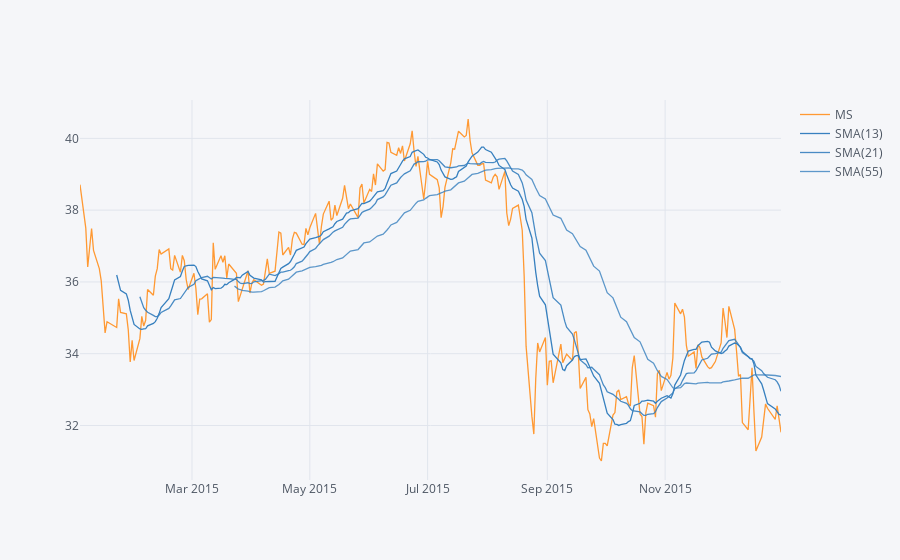

This figure's notebook cell:
### Markdown cell above
** Use .ta_plot(study='sma') to create a Simple Moving Averages plot of Morgan Stanley for the year 2015.**

### Code cell
df2[df2.index.year==2015]['MS'].ta_plot(study='sma',periods=[13,21,55])

### Figure 1 — Plotly figure (JSON) as saved in the notebook; plotly's stock layout.template omitted (floating-point values rounded to 4 significant figures; data arrays with more than 128 entries replaced by an {"elided": "..."} marker saying what was removed)
{"data": [{"line": {"color": "rgba(255, 153, 51, 1.0)", "dash": "solid", "shape": "linear", "width": 1.3}, "mode": "lines", "name": "MS", "text": "", "type": "scatter", "x": {"elided": "252 str values"}, "y": {"elided": "252 float values"}}, {"line": {"color": "rgba(55, 128, 191, 1.0)", "dash": "solid", "shape": "linear", "width": 1.3}, "mode": "lines", "name": "SMA(13)", "text": "", "type": "scatter", "x": {"elided": "252 str values"}, "y": {"elided": "252 mixed values"}}, {"line": {"color": "rgba(55, 128, 191, 0.8999999999999999)", "dash": "solid", "shape": "linear", "width": 1.3}, "mode": "lines", "name": "SMA(21)", "text": "", "type": "scatter", "x": {"elided": "252 str values"}, "y": {"elided": "252 mixed values"}}, {"line": {"color": "rgba(55, 128, 191, 0.7999999999999998)", "dash": "solid", "shape": "linear", "width": 1.3}, "mode": "lines", "name": "SMA(55)", "text": "", "type": "scatter", "x": {"elided": "252 str values"}, "y": {"elided": "252 mixed values"}}], "layout": {"legend": {"bgcolor": "#F5F6F9", "font": {"color": "#4D5663"}}, "paper_bgcolor": "#F5F6F9", "plot_bgcolor": "#F5F6F9", "title": {"font": {"color": "#4D5663"}}, "xaxis": {"gridcolor": "#E1E5ED", "showgrid": true, "tickfont": {"color": "#4D5663"}, "title": {"font": {"color": "#4D5663"}, "text": ""}, "zerolinecolor": "#E1E5ED"}, "yaxis": {"gridcolor": "#E1E5ED", "showgrid": true, "tickfont": {"color": "#4D5663"}, "title": {"font": {"color": "#4D5663"}, "text": ""}, "zerolinecolor": "#E1E5ED"}}}
